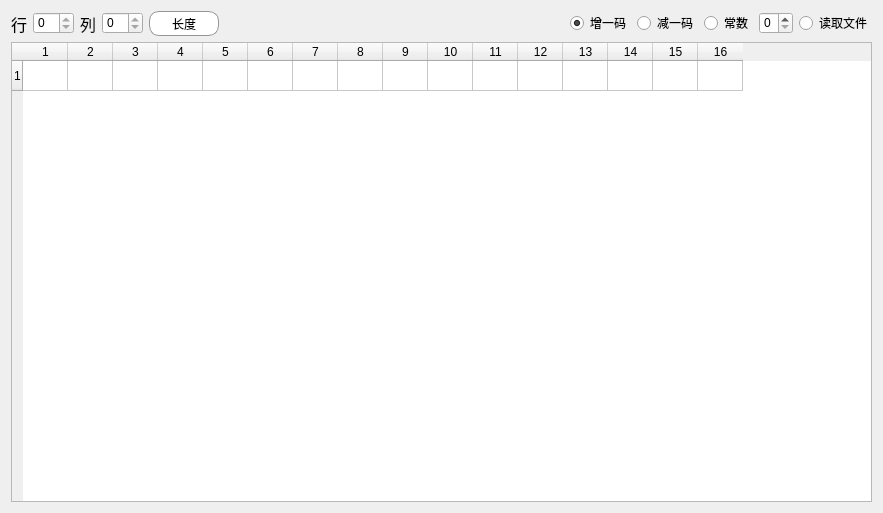
<?xml version="1.0" encoding="UTF-8"?>
<ui version="4.0">
 <class>CEditData</class>
 <widget class="QWidget" name="CEditData">
  <property name="geometry">
   <rect>
    <x>0</x>
    <y>0</y>
    <width>883</width>
    <height>513</height>
   </rect>
  </property>
  <property name="windowTitle">
   <string>数据</string>
  </property>
  <property name="windowIcon">
   <iconset resource="CgeneralControlSoftware.qrc">
    <normaloff>:/新前缀/img/logo.png</normaloff>:/新前缀/img/logo.png</iconset>
  </property>
  <property name="styleSheet">
   <string notr="true">QWidget{
font: 12pt &quot;SimSun&quot;;
}
QPushButton{
	background-color: rgb(255, 255, 255);
	border-radius: 10px;
	
	font: 11pt &quot;SimSun&quot;;
	border: 1px solid rgb(150,150,150);
	
}

QPushButton:hover {
	background-color: rgb(200, 200, 200);
}

 QPushButton:pressed
{
	background-color: rgb(255, 255, 255);
}
</string>
  </property>
  <layout class="QVBoxLayout" name="verticalLayout">
   <item>
    <layout class="QHBoxLayout" name="horizontalLayout">
     <item>
      <widget class="QLabel" name="label">
       <property name="font">
        <font>
         <family>SimSun</family>
         <pointsize>12</pointsize>
         <weight>50</weight>
         <italic>false</italic>
         <bold>false</bold>
        </font>
       </property>
       <property name="text">
        <string>行</string>
       </property>
      </widget>
     </item>
     <item>
      <widget class="QSpinBox" name="spinRow">
       <property name="readOnly">
        <bool>true</bool>
       </property>
      </widget>
     </item>
     <item>
      <widget class="QLabel" name="label_2">
       <property name="font">
        <font>
         <family>SimSun</family>
         <pointsize>12</pointsize>
         <weight>50</weight>
         <italic>false</italic>
         <bold>false</bold>
        </font>
       </property>
       <property name="text">
        <string>列</string>
       </property>
      </widget>
     </item>
     <item>
      <widget class="QSpinBox" name="spinCol">
       <property name="readOnly">
        <bool>true</bool>
       </property>
      </widget>
     </item>
     <item>
      <widget class="QPushButton" name="pushButton">
       <property name="minimumSize">
        <size>
         <width>70</width>
         <height>25</height>
        </size>
       </property>
       <property name="text">
        <string>长度</string>
       </property>
      </widget>
     </item>
     <item>
      <spacer name="horizontalSpacer">
       <property name="orientation">
        <enum>Qt::Horizontal</enum>
       </property>
       <property name="sizeHint" stdset="0">
        <size>
         <width>18</width>
         <height>20</height>
        </size>
       </property>
      </spacer>
     </item>
     <item>
      <widget class="QRadioButton" name="radioAddOne">
       <property name="text">
        <string>增一码</string>
       </property>
       <property name="checked">
        <bool>true</bool>
       </property>
      </widget>
     </item>
     <item>
      <widget class="QRadioButton" name="radioSubOne">
       <property name="text">
        <string>减一码</string>
       </property>
      </widget>
     </item>
     <item>
      <widget class="QRadioButton" name="radioBConstant">
       <property name="text">
        <string>常数</string>
       </property>
      </widget>
     </item>
     <item>
      <widget class="QSpinBox" name="spinConstant">
       <property name="maximum">
        <number>255</number>
       </property>
       <property name="displayIntegerBase">
        <number>16</number>
       </property>
      </widget>
     </item>
     <item>
      <widget class="QRadioButton" name="radioReadFile">
       <property name="text">
        <string>读取文件</string>
       </property>
      </widget>
     </item>
    </layout>
   </item>
   <item>
    <widget class="QTableWidget" name="tableWidget">
     <attribute name="horizontalHeaderDefaultSectionSize">
      <number>45</number>
     </attribute>
     <row>
      <property name="text">
       <string>1</string>
      </property>
     </row>
     <column>
      <property name="text">
       <string>1</string>
      </property>
     </column>
     <column>
      <property name="text">
       <string>2</string>
      </property>
     </column>
     <column>
      <property name="text">
       <string>3</string>
      </property>
     </column>
     <column>
      <property name="text">
       <string>4</string>
      </property>
     </column>
     <column>
      <property name="text">
       <string>5</string>
      </property>
     </column>
     <column>
      <property name="text">
       <string>6</string>
      </property>
     </column>
     <column>
      <property name="text">
       <string>7</string>
      </property>
     </column>
     <column>
      <property name="text">
       <string>8</string>
      </property>
     </column>
     <column>
      <property name="text">
       <string>9</string>
      </property>
     </column>
     <column>
      <property name="text">
       <string>10</string>
      </property>
     </column>
     <column>
      <property name="text">
       <string>11</string>
      </property>
     </column>
     <column>
      <property name="text">
       <string>12</string>
      </property>
     </column>
     <column>
      <property name="text">
       <string>13</string>
      </property>
     </column>
     <column>
      <property name="text">
       <string>14</string>
      </property>
     </column>
     <column>
      <property name="text">
       <string>15</string>
      </property>
     </column>
     <column>
      <property name="text">
       <string>16</string>
      </property>
     </column>
    </widget>
   </item>
  </layout>
 </widget>
 <layoutdefault spacing="6" margin="11"/>
 <resources>
  <include location="CgeneralControlSoftware.qrc"/>
 </resources>
 <connections/>
</ui>
